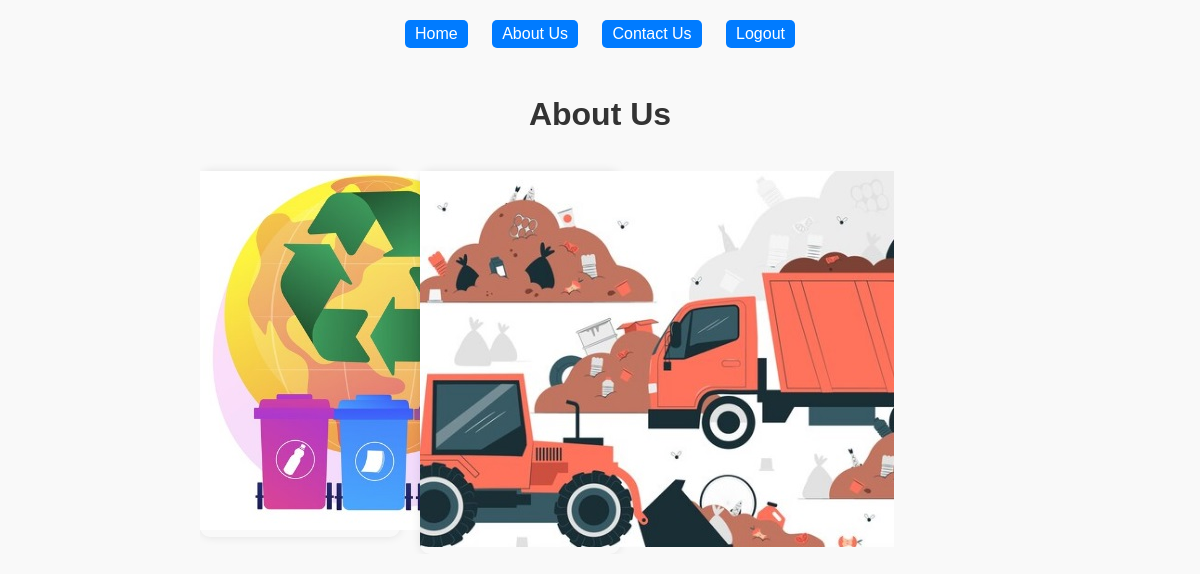
The app's page /about-us/, older data.
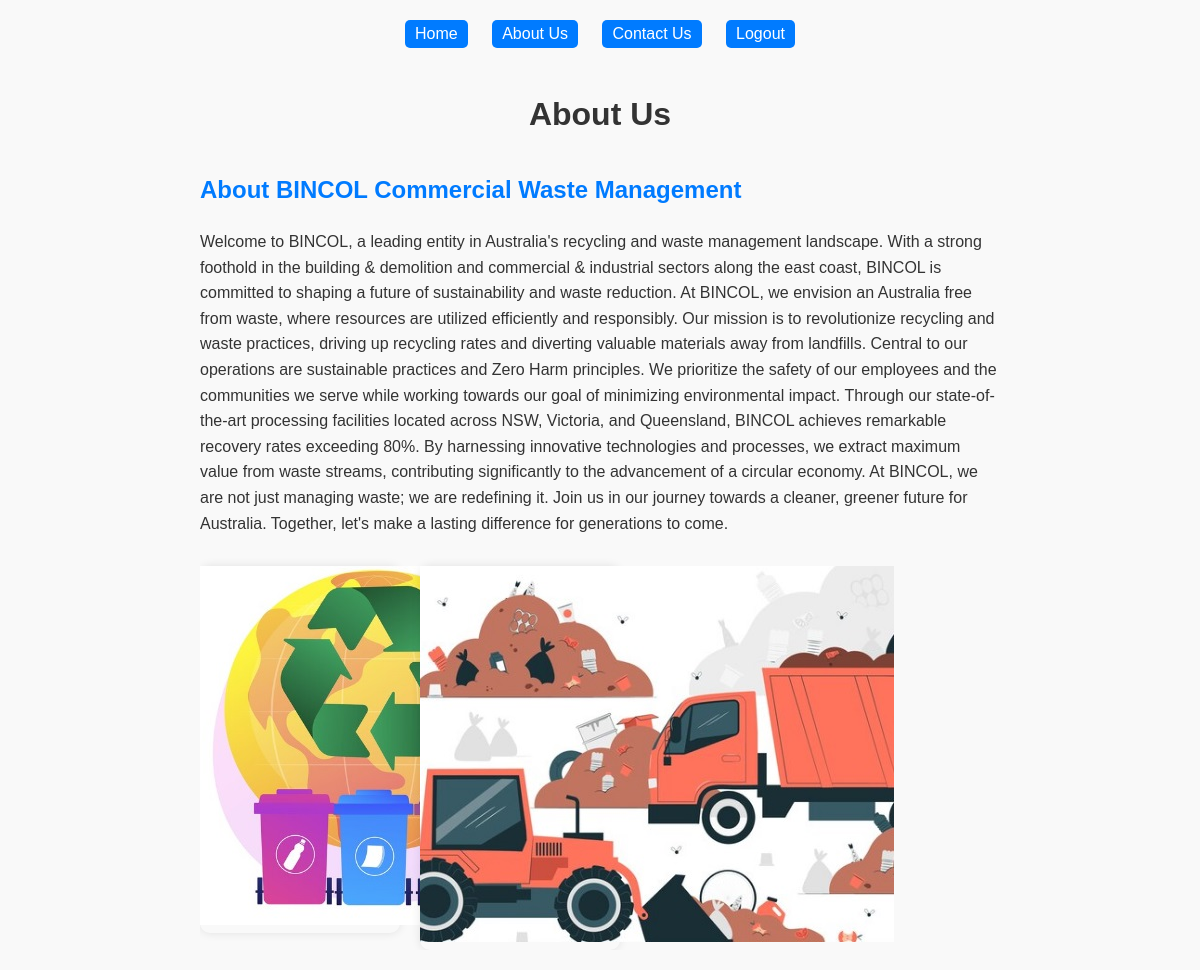
The same page, newer data.
### bincol_pro/models.py (models this page shows)
class AboutUs(models.Model):
    title = models.CharField(max_length=100)
    content = models.TextField()

### bincol_pro/views.py (the view)
# urls.py: path('about-us/', views.about_us, name='about_us'),
def about_us(request):
    about_page = AboutUs.objects.first()  # Assuming there's only one About Us page
    return render(request, 'about_us.html', {'about_page': about_page})

### bincol_pro/templates/about_us.html (shortened to what this page needs)
<!DOCTYPE html>
<html lang="en">
<head>
</head>
<body>
    <div class="container">
        <div class="button-container">
            <button onclick="window.location.href='{% url 'home' %}'">Home</button>
            <button onclick="window.location.href='{% url 'about_us' %}'">About Us</button>
            <button onclick="window.location.href='{% url 'contact_us' %}'">Contact Us</button>
            <button onclick="window.location.href='{% url 'login' %}'">Logout</button>
        </div>
        <div class="content">
            <div class="about-text">
                <h1>About Us</h1>
                <h2>{{ about_page.title }}</h2>
                <p>{{ about_page.content }}</p>
            </div>
            <div class="about-image">
                <img src="\static\about_us_a.jpg" alt="About Image 1">
            </div>
            <div class="about-image">
                <img src="\static\about_us_b.jpg" alt="About Image 2">
            </div>
        </div>
    </div>
</body>
</html>

Row changes from the older to the newer data that the page shows:
added AboutUs: title "About BINCOL Commercial Waste Management", content "Welcome to BINCOL, a leading entity in Australia's recycling and waste management landscape. With a strong foothold in the building & demolition and commercial & industrial sectors along the east coast, BINCOL is committed to shaping a future of sustainability and waste reduction. At BINCOL, we envision an Australia free from waste, where resources are utilized efficiently and responsibly. Our mission is to revolutionize recycling and waste practices, driving up recycling rates and diverting valuable materials away from landfills. Central to our operations are sustainable practices and Zero Harm principles. We prioritize the safety of our employees and the communities we serve while working…"
